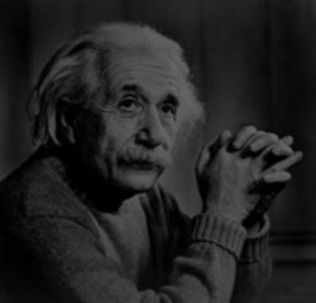
#> input picture dark.JPG, 316 x 303 px
$ python blur.py
#> lines starting #> are read from the running program, lines starting #| are printed output that depends on the picture
#!/usr/bin/env python
# coding: utf-8

import cv2
import numpy as np
import os
import datetime

def enhance_image(img, kernel_size=5):
    """
    Enhanced image processing with noise reduction and sharpening.

    Parameters:
    -----------
    img : numpy.ndarray
        Input image in BGR format
    kernel_size : int, optional
        Gaussian kernel size (default: 5). Should be an odd integer.

    Returns:
    --------
    numpy.ndarray
        Enhanced image in BGR format
    """
    # Convert kernel_size to tuple if it's an integer
    if isinstance(kernel_size, int):
        ksize = (kernel_size, kernel_size)
    else:
        ksize = kernel_size

    # Noise reduction with Gaussian blur
    blurred = cv2.GaussianBlur(img, ksize, 0)

    # Simple unsharp mask (deblurring)
    enhanced = cv2.addWeighted(img, 1.2, blurred, -0.2, 0)

    return enhanced

def apply(image, kernel_size=5, output_dir="outputs/blur"):
    """
    Main function for GUI integration.
    Applies blur enhancement and saves the result.

    Parameters:
    -----------
    image : numpy.ndarray
        Input image in BGR format
    kernel_size : int or tuple, optional
        Gaussian kernel size (default: 5). Can be integer or (width, height) tuple.
    output_dir : str
        Directory to save output

    Returns:
    --------
    tuple: (enhanced_image, output_info)
        enhanced_image: Enhanced image in BGR format
        output_info: Dictionary with output paths and analysis info
    """
    if image is None:
        return None, {}

    # Create output directory if it doesn't exist
    os.makedirs(output_dir, exist_ok=True)

    # Load the image (already loaded in GUI, but keep for consistency)
    img = image.copy()

    # Enhance the image
    enhanced = enhance_image(img, kernel_size)

    # Calculate mean pixel difference
    mean_diff = np.mean(cv2.absdiff(img, enhanced))

    # Create timestamp for unique filename
    timestamp = datetime.datetime.now().strftime("%Y%m%d_%H%M%S_%f")

    # Save the enhanced image
    filename = f"blur_enhanced_{timestamp}.jpg"
    output_path = os.path.join(output_dir, filename)
    cv2.imwrite(output_path, enhanced)

    # Prepare output info
    output_info = {
        'output_path': output_path,
        'filename': filename,
        'feature': 'blur',
        'kernel_size': kernel_size,
        'mean_difference': mean_diff,
        'original_shape': img.shape,
        'enhanced_shape': enhanced.shape,
        'timestamp': timestamp
    }

    # Print processing info (for debugging)
    print(f"Blur Enhancement Complete:")
    print(f"  Original shape: {img.shape}")
    print(f"  Enhanced shape: {enhanced.shape}")
    print(f"  Kernel size: {kernel_size}")
    print(f"  Mean pixel difference: {mean_diff:.2f}")
    print(f"  Saved to: {output_path}")

    return enhanced, output_info

# For backward compatibility and testing
def quick_apply(image, kernel_size=5):
    """
    Simple blur enhancement without saving.
    Good for quick testing.

    Parameters:
    -----------
    image : numpy.ndarray
        Input image in BGR format
    kernel_size : int or tuple, optional
        Gaussian kernel size (default: 5)

    Returns:
    --------
    numpy.ndarray
        Enhanced image in BGR format
    """
    return enhance_image(image.copy(), kernel_size)

# For testing the module independently
if __name__ == "__main__":
    # Test with a sample image
    import tkinter as tk
    from tkinter import filedialog

    print("=" * 60)
    print("BLUR ENHANCEMENT MODULE TEST")
    print("=" * 60)

    # Ask user to select an image
    root = tk.Tk()
    root.withdraw()

    file_path = filedialog.askopenfilename(
        title="Select an image",
        filetypes=[("Image files", "*.jpg *.jpeg *.png *.bmp *.tiff *.tif")]
    )
#> the answer given: dark.JPG

    if file_path:
        # Load image
        img = cv2.imread(file_path)
#> img is the input picture: shape (303, 316, 3); min 0, max 104, mean 34.1

        if img is not None:
            print(f"\nProcessing image: {os.path.basename(file_path)}")

            # Apply blur enhancement with saving
            enhanced_img, output_info = apply(img)
#> in apply, `mean_diff = np.mean(cv2.absdiff(img, enhanced))`: mean_diff = 0.144
#|   Original shape: (303, 316, 3)
#|   Enhanced shape: (303, 316, 3)
#|   Mean pixel difference: 0.14
#> output_info = 8 items

            # Display results
            cv2.imshow("Original", img)
            cv2.imshow("Enhanced (Blur)", enhanced_img)

            # Show difference
            diff = cv2.absdiff(img, enhanced_img)
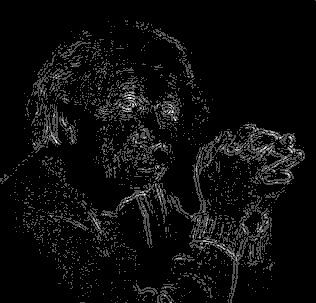
#> diff: shape (303, 316, 3); min 0, max 3, mean 0.144; drawn with min black and max white
            cv2.imshow("Difference", diff)

            cv2.waitKey(0)
            cv2.destroyAllWindows()

            print("\n✅ Processing complete!")
            print(f"📁 Check the 'outputs/blur' folder for saved files")
        else:
            print("❌ Failed to load image")
    else:
        print("❌ No image selected")
